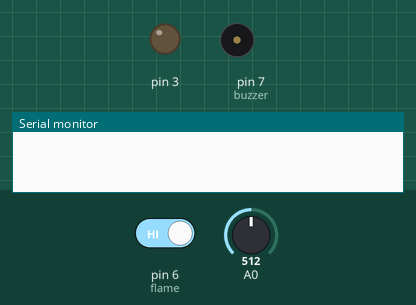
Recording of a sketch running on a simulated Arduino Uno, built with avr-gcc and run on an emulated ATmega328P. On the bench: output pins drawn as LEDs (lit = HIGH), buzzer (waves = sounding, pin HIGH), the last lines printed to the serial monitor. The test bench sets the inputs (shaded band); at power-on: pin 6 (flame) HIGH, A0 = 512.

Above: at 1.2 s.
1.3 s: pin 6 (flame) driven LOW
At 4.7 s:
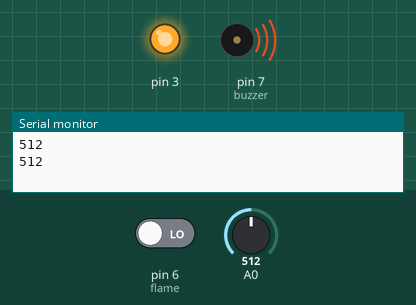
5.0 s: A0 set to 87
8.7 s: A0 set to 75
At 11.0 s:
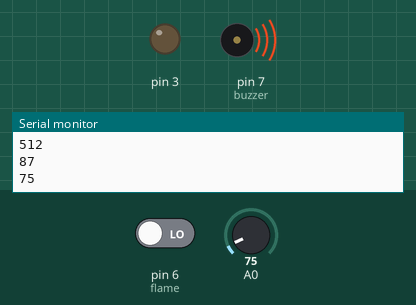
11.5 s: A0 set to 122
At 12.9 s:
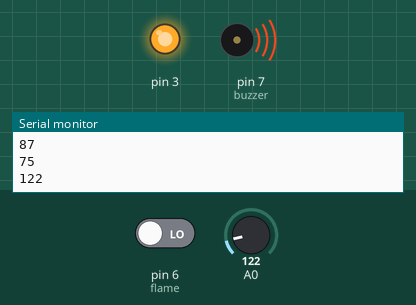
14.0 s: A0 set to 70
At 16.0 s:
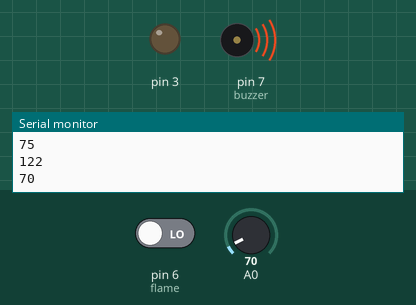
Timing chart, 0 to 17.5 s (numbered marks = the images above; inputs shaded):
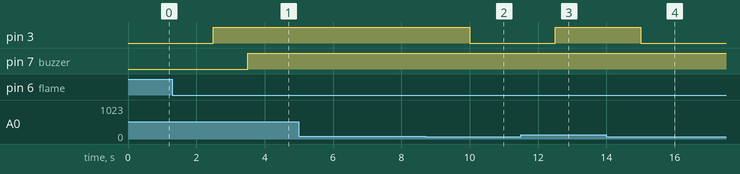

The sketch:

sketch_aug27a.ino
```cpp
void setup()
{
Serial.begin(9600);
int ldr=A0;
int led=3;
int flame=6;
int buzzer=7;
pinMode(flame,INPUT);
pinMode(buzzer,OUTPUT);
pinMode(3,OUTPUT);
pinMode(A0,INPUT);
}

void loop()
{
//C# interface
String s=Serial.readString();
if(s=="on")
{
    digitalWrite(3,HIGH);

}
else if(s=="off")
{
    digitalWrite(3,LOW);
}

//fire alarm system
int Flame=digitalRead(6);
if(Flame==LOW)
{
  digitalWrite(7,HIGH);
  delay(1000);
}
else if(Flame==HIGH)
{
  digitalWrite(7,LOW);
  delay(1000);
}

//automatic lighting
int r=analogRead(A0);
Serial.println(r);
delay(500);
if(r<80)
{
  digitalWrite(3,LOW);
}
if(r>80)
{
  digitalWrite(3,HIGH);
}

}
```

Measured:
- the behaviour switches between 80 and 79 on A0 (found by bisection; images 1 and 2)
- after the input at 1.3 s, pin 7 (buzzer): LOW → HIGH after 2.2 s
- after the input at 8.7 s, pin 3: HIGH → LOW after 1.3 s
- after the input at 11.5 s, pin 3: LOW → HIGH after 1.0 s
- after the input at 14.0 s, pin 3: HIGH → LOW after 1.0 s
